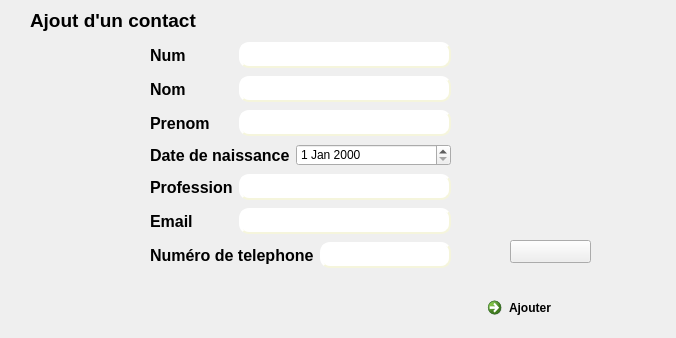
      <widget class="QWidget" name="tab_7">
       <attribute name="title">
        <string>Ajouter un contact</string>
       </attribute>
       <widget class="QPushButton" name="pushButton_21">
        <property name="geometry">
         <rect>
          <x>510</x>
          <y>240</y>
          <width>81</width>
          <height>23</height>
         </rect>
        </property>
        <property name="styleSheet">
         <string notr="true">background-image: url(:/new/prefix1/ajouter.png);</string>
        </property>
        <property name="text">
         <string/>
        </property>
       </widget>
       <widget class="QLabel" name="label_13">
        <property name="geometry">
         <rect>
          <x>30</x>
          <y>0</y>
          <width>191</width>
          <height>41</height>
         </rect>
        </property>
        <property name="font">
         <font>
          <pointsize>14</pointsize>
          <weight>75</weight>
          <bold>true</bold>
         </font>
        </property>
        <property name="styleSheet">
         <string>background-image: url(:/new/prefix1/white.jpg);</string>
        </property>
        <property name="text">
         <string>Ajout d'un contact</string>
        </property>
       </widget>
       <widget class="QCommandLinkButton" name="ajouter_event_2">
        <property name="geometry">
         <rect>
          <x>480</x>
          <y>290</y>
          <width>187</width>
          <height>39</height>
         </rect>
        </property>
        <property name="text">
         <string>Ajouter </string>
        </property>
        <property name="icon">
         <iconset resource="MyResources.qrc">
          <normaloff>:/new/prefix1/MyResources/newajouter.png</normaloff>:/new/prefix1/MyResources/newajouter.png</iconset>
        </property>
        <property name="iconSize">
         <size>
          <width>25</width>
          <height>25</height>
         </size>
        </property>
        <property name="checkable">
         <bool>true</bool>
        </property>
        <property name="checked">
         <bool>false</bool>
        </property>
        <property name="autoRepeat">
         <bool>false</bool>
        </property>
        <property name="autoExclusive">
         <bool>false</bool>
        </property>
       </widget>
       <widget class="QWidget" name="">
        <property name="geometry">
         <rect>
          <x>150</x>
          <y>40</y>
          <width>301</width>
          <height>231</height>
         </rect>
        </property>
        <layout class="QGridLayout" name="gridLayout_2">
         <item row="0" column="0">
          <widget class="QLabel" name="label_3">
           <property name="font">
            <font>
             <pointsize>12</pointsize>
             <weight>75</weight>
             <bold>true</bold>
            </font>
           </property>
           <property name="styleSheet">
            <string>background-image: url(:/new/prefix1/white.jpg);</string>
           </property>
           <property name="text">
            <string>Num</string>
           </property>
          </widget>
         </item>
         <item row="0" column="1" colspan="3">
          <widget class="QLineEdit" name="lineEdit_2">
           <property name="styleSheet">
            <string notr="true">QLineEdit {
    border-style: outset;
    border-width: 2px;
    border-radius: 10px;
    border-color: beige;
    font: bold 7px;
    min-width: 5em;
    padding:3px;
}</string>
           </property>
          </widget>
         </item>
         <item row="1" column="0">
          <widget class="QLabel" name="label_14">
           <property name="font">
            <font>
             <pointsize>12</pointsize>
             <weight>75</weight>
             <bold>true</bold>
            </font>
           </property>
           <property name="styleSheet">
            <string>background-image: url(:/new/prefix1/white.jpg);</string>
           </property>
           <property name="text">
            <string>Nom</string>
           </property>
          </widget>
         </item>
         <item row="1" column="1" colspan="3">
          <widget class="QLineEdit" name="lineEdit_4">
           <property name="styleSheet">
            <string notr="true">QLineEdit {
    border-style: outset;
    border-width: 2px;
    border-radius: 10px;
    border-color: beige;
    font: bold 7px;
    min-width: 5em;
    padding:3px;
}</string>
           </property>
          </widget>
         </item>
         <item row="2" column="0">
          <widget class="QLabel" name="label_15">
           <property name="font">
            <font>
             <pointsize>12</pointsize>
             <weight>75</weight>
             <bold>true</bold>
            </font>
           </property>
           <property name="styleSheet">
            <string>background-image: url(:/new/prefix1/white.jpg);</string>
           </property>
           <property name="text">
            <string>Prenom</string>
           </property>
          </widget>
         </item>
         <item row="2" column="1" colspan="3">
          <widget class="QLineEdit" name="lineEdit_5">
           <property name="styleSheet">
            <string notr="true">QLineEdit {
    border-style: outset;
    border-width: 2px;
    border-radius: 10px;
    border-color: beige;
    font: bold 7px;
    min-width: 5em;
    padding:3px;
}</string>
           </property>
          </widget>
         </item>
         <item row="3" column="0" colspan="2">
          <widget class="QLabel" name="label_16">
           <property name="font">
            <font>
             <pointsize>12</pointsize>
             <weight>75</weight>
             <bold>true</bold>
            </font>
           </property>
           <property name="styleSheet">
            <string>background-image: url(:/new/prefix1/white.jpg);</string>
           </property>
           <property name="text">
            <string>Date de naissance</string>
           </property>
          </widget>
         </item>
         <item row="3" column="2" colspan="2">
          <widget class="QDateEdit" name="dateEdit_4">
           <property name="styleSheet">
            <string notr="true">QDateTime
{
    border-style: outset;
    border-width: 2px;
    border-radius: 10px;
    border-color: beige;
    font: bold 7px;
    min-width: 5em;
    padding:3px;
}</string>
           </property>
          </widget>
         </item>
         <item row="4" column="0">
          <widget class="QLabel" name="label_17">
           <property name="font">
            <font>
             <pointsize>12</pointsize>
             <weight>75</weight>
             <bold>true</bold>
            </font>
           </property>
           <property name="styleSheet">
            <string>background-image: url(:/new/prefix1/white.jpg);</string>
           </property>
           <property name="text">
            <string>Profession</string>
           </property>
          </widget>
         </item>
         <item row="4" column="1" colspan="3">
          <widget class="QLineEdit" name="lineEdit_7">
           <property name="styleSheet">
            <string notr="true">QLineEdit {
    border-style: outset;
    border-width: 2px;
    border-radius: 10px;
    border-color: beige;
    font: bold 7px;
    min-width: 5em;
    padding:3px;
}</string>
           </property>
          </widget>
         </item>
         <item row="5" column="0">
          <widget class="QLabel" name="label_18">
           <property name="font">
            <font>
             <pointsize>12</pointsize>
             <weight>75</weight>
             <bold>true</bold>
            </font>
           </property>
           <property name="styleSheet">
            <string>background-image: url(:/new/prefix1/white.jpg);</string>
           </property>
           <property name="text">
            <string>Email</string>
           </property>
          </widget>
         </item>
         <item row="5" column="1" colspan="3">
          <widget class="QLineEdit" name="lineEdit_8">
           <property name="styleSheet">
            <string notr="true">QLineEdit {
    border-style: outset;
    border-width: 2px;
    border-radius: 10px;
    border-color: beige;
    font: bold 7px;
    min-width: 5em;
    padding:3px;
}</string>
           </property>
          </widget>
         </item>
         <item row="6" column="0" colspan="3">
          <widget class="QLabel" name="label_19">
           <property name="font">
            <font>
             <pointsize>12</pointsize>
             <weight>75</weight>
             <bold>true</bold>
            </font>
           </property>
           <property name="styleSheet">
            <string>background-image: url(:/new/prefix1/white.jpg);</string>
           </property>
           <property name="text">
            <string>Numéro de telephone</string>
           </property>
          </widget>
         </item>
         <item row="6" column="3">
          <widget class="QLineEdit" name="lineEdit_9">
           <property name="styleSheet">
            <string notr="true">QLineEdit {
    border-style: outset;
    border-width: 2px;
    border-radius: 10px;
    border-color: beige;
    font: bold 7px;
    min-width: 5em;
    padding:3px;
}</string>
           </property>
          </widget>
         </item>
        </layout>
       </widget>
      </widget>
